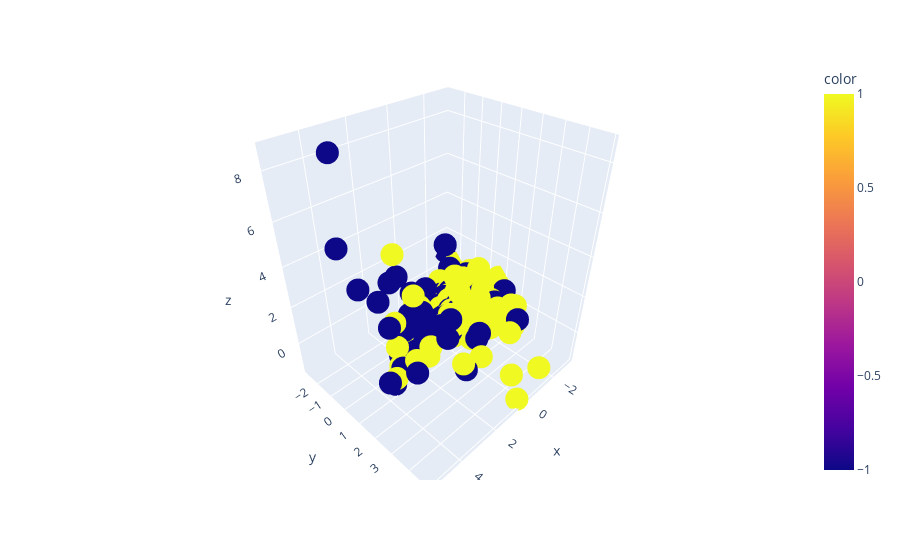

Source (notebook cell):
### Code cell
# 3D
pca3 = PCA(n_components=3)
tr3 = pca3.fit_transform(X[:,:-1])

fig = px.scatter_3d(tr3, x=tr3[:,0], y=tr3[:,1], z=tr3[:,2], color=X[:,-1])
fig.show()

### Figure 1 — Plotly figure (JSON) as saved in the notebook; plotly's stock layout.template omitted (floating-point values rounded to 4 significant figures; data arrays with more than 128 entries replaced by an {"elided": "..."} marker saying what was removed)
{"data": [{"hovertemplate": "x=%{x}<br>y=%{y}<br>z=%{z}<br>color=%{marker.color}<extra></extra>", "legendgroup": "", "marker": {"color": {"elided": "300 int values"}, "coloraxis": "coloraxis", "symbol": "circle"}, "mode": "markers", "name": "", "scene": "scene", "showlegend": false, "type": "scatter3d", "x": {"elided": "300 float values"}, "y": {"elided": "300 float values"}, "z": {"elided": "300 float values"}}], "layout": {"coloraxis": {"colorbar": {"title": {"text": "color"}}, "colorscale": [[0, "#0d0887"], [0.1111, "#46039f"], [0.2222, "#7201a8"], [0.3333, "#9c179e"], [0.4444, "#bd3786"], [0.5556, "#d8576b"], [0.6667, "#ed7953"], [0.7778, "#fb9f3a"], [0.8889, "#fdca26"], [1, "#f0f921"]]}, "legend": {"tracegroupgap": 0}, "margin": {"t": 60}, "scene": {"domain": {"x": [0, 1], "y": [0, 1]}, "xaxis": {"title": {"text": "x"}}, "yaxis": {"title": {"text": "y"}}, "zaxis": {"title": {"text": "z"}}}}}
